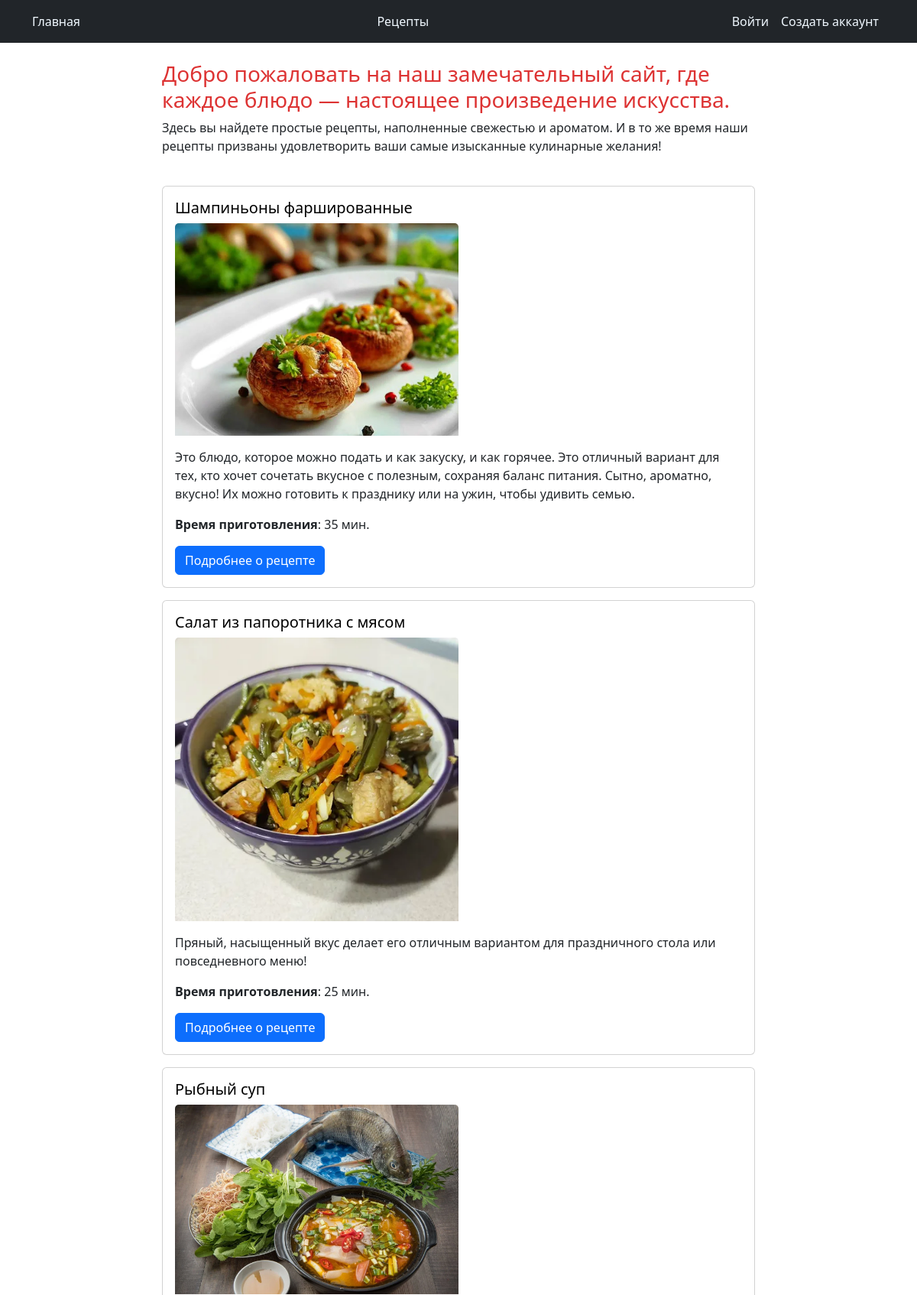
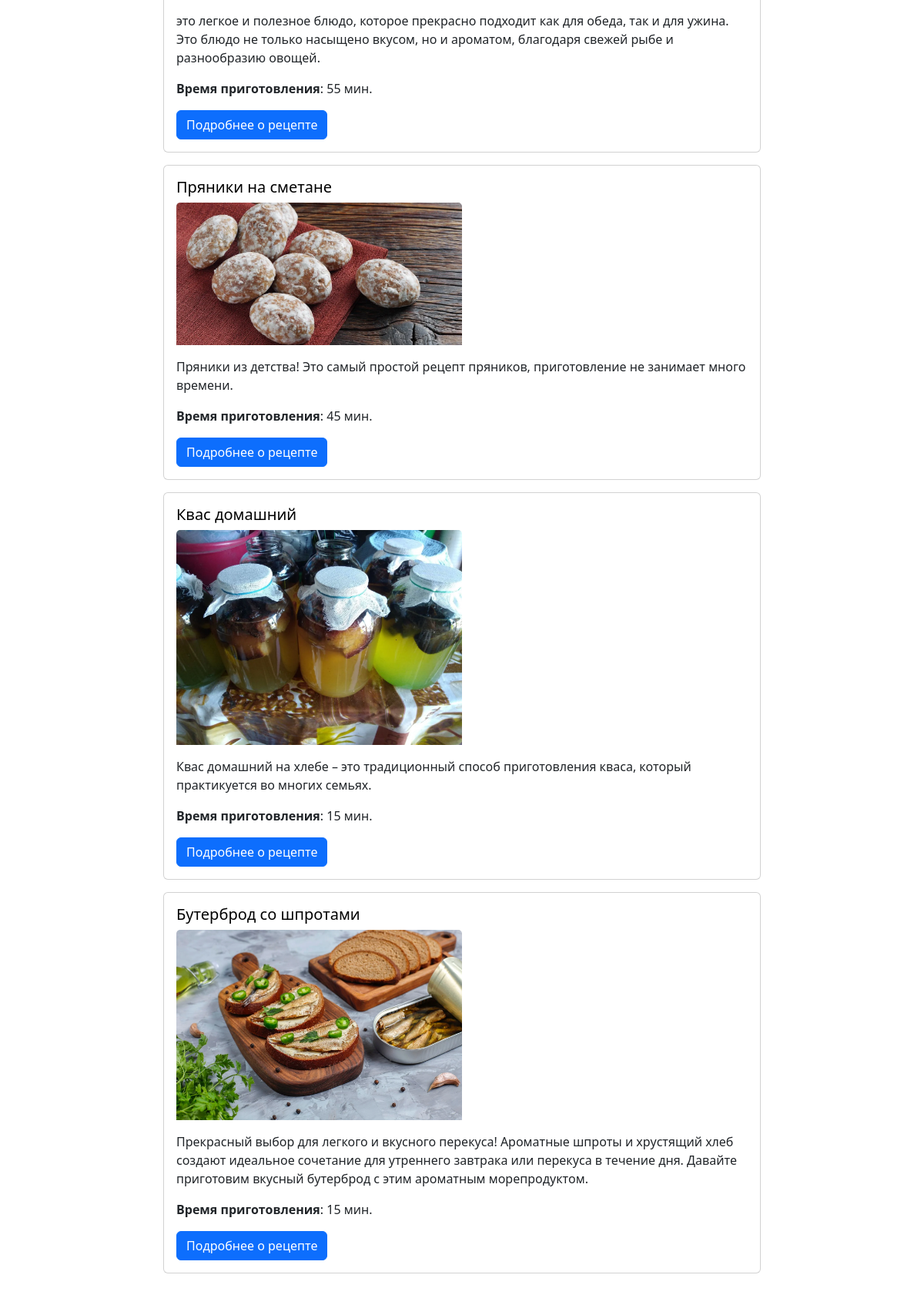
Page /recipe/list/ on the committed database (2 pictures, top to bottom).
### recipesapp/models.py (models this page shows, shortened)
class Recipe(models.Model):
    class Meta:
        verbose_name = "Recipe"
        ordering = ['-title', 'created_at']
    title = models.CharField(max_length=150)
    description = models.TextField()
    steps_of_cooking = models.TextField()
    time_for_cooking = models.IntegerField(default=15)
    author = models.ForeignKey(User, on_delete=models.PROTECT)
    created_at = models.DateTimeField(auto_now_add=True)
    updated_at = models.DateTimeField(auto_now=True)
    archived = models.BooleanField(default=False)
    photo = models.ImageField(null=True,  blank=True, upload_to=recipe_photo_directory_path)

### recipesapp/views.py (the view)
# urls.py: path('list/', RecipeListView.as_view(), name='list'),
class RecipeListView(ListView):
    template_name = 'recipesapp/recipes-list.html'
    context_object_name = "recipes"
    queryset = Recipe.objects.filter(archived=False)

### recipesapp/templates/recipesapp/recipes-list.html (shortened to what this page needs)
<!DOCTYPE html>
{% extends "recipesapp/base.html" %}
{% load static}
<html>
<head>
{% block title %}
{% block content %}
  <h3 style="display: flex; justify-content: center; color: #DD3333">Добро пожаловать на наш замечательный сайт,
    где каждое блюдо — настоящее произведение искусства. </h3>
    <p style="display: flex; justify-content: center;">Здесь вы найдете простые рецепты, наполненные свежестью
      и ароматом. И в то же время наши рецепты призваны удовлетворить ваши самые изысканные  кулинарные желания!</p>
<br>
  {% if recipes  %}
    {% for recipe in recipes %}
    <div class="card mb-3">
      <div class="card-body">
        <h5 class="card-title">
          <a href= "{% url 'recipesapp:recipe_details' pk=recipe.pk %}" class="card-link" style="text-decoration: none;
            color:black">{{ recipe.title }}
          </a></h5>
          <p>
            {% if recipe.photo %}
              <a href= "{% url 'recipesapp:recipe_details' pk=recipe.pk %}">
                <img class="card-img-top" style="width:50%" src="{{ recipe.photo.url }}" alt="" >
              </a>
            {% endif %}
          </p>
          <p class="card-text">{{ recipe.description }}</p>
          <p class="card-text"><b>Время приготовления</b>: {{ recipe.time_for_cooking }} мин.</p>
          <a href="{% url 'recipesapp:recipe_details' pk=recipe.pk %}" class="btn btn-primary">Подробнее о рецепте</a>
      </div>
    </div>
    {% endfor %}
      <br>
  {% else %}
    <h3>No recipes found.</h3>
  {% endif %}
    <br>
{% endblock %}

### rows in the picture
Recipe: title "Шампиньоны фаршированные", photo (picture), description "Это блюдо, которое можно подать и как закуску, и как горячее. Это отличный вариант для тех, кто хочет сочетать вкусное с полезным, сохраняя баланс питания. Сытно, ароматно, вкусно! Их можно готовить к празднику или на ужин, чтобы удивить семью.", time_for_cooking "35"
Recipe: title "Салат из папоротника с мясом", photo (picture), description "Пряный, насыщенный вкус делает его отличным вариантом для праздничного стола или повседневного меню!", time_for_cooking "25"
Recipe: title "Рыбный суп", photo (picture), description "это легкое и полезное блюдо, которое прекрасно подходит как для обеда, так и для ужина. Это блюдо не только насыщено вкусом, но и ароматом, благодаря свежей рыбе и разнообразию овощей.", time_for_cooking "55"
Recipe: title "Пряники на сметане", photo (picture), description "Пряники из детства! Это самый простой рецепт пряников, приготовление не занимает много времени.", time_for_cooking "45"
Recipe: title "Квас домашний", photo (picture), description "Квас домашний на хлебе – это традиционный способ приготовления кваса, который практикуется во многих семьях.", time_for_cooking "15"
Recipe: title "Бутерброд со шпротами", photo (picture), description "Прекрасный выбор для легкого и вкусного перекуса! Ароматные шпроты и хрустящий хлеб создают идеальное сочетание для утреннего завтрака или перекуса в течение дня. Давайте приготовим вкусный бутерброд с этим ароматным морепродуктом.", time_for_cooking "15"
